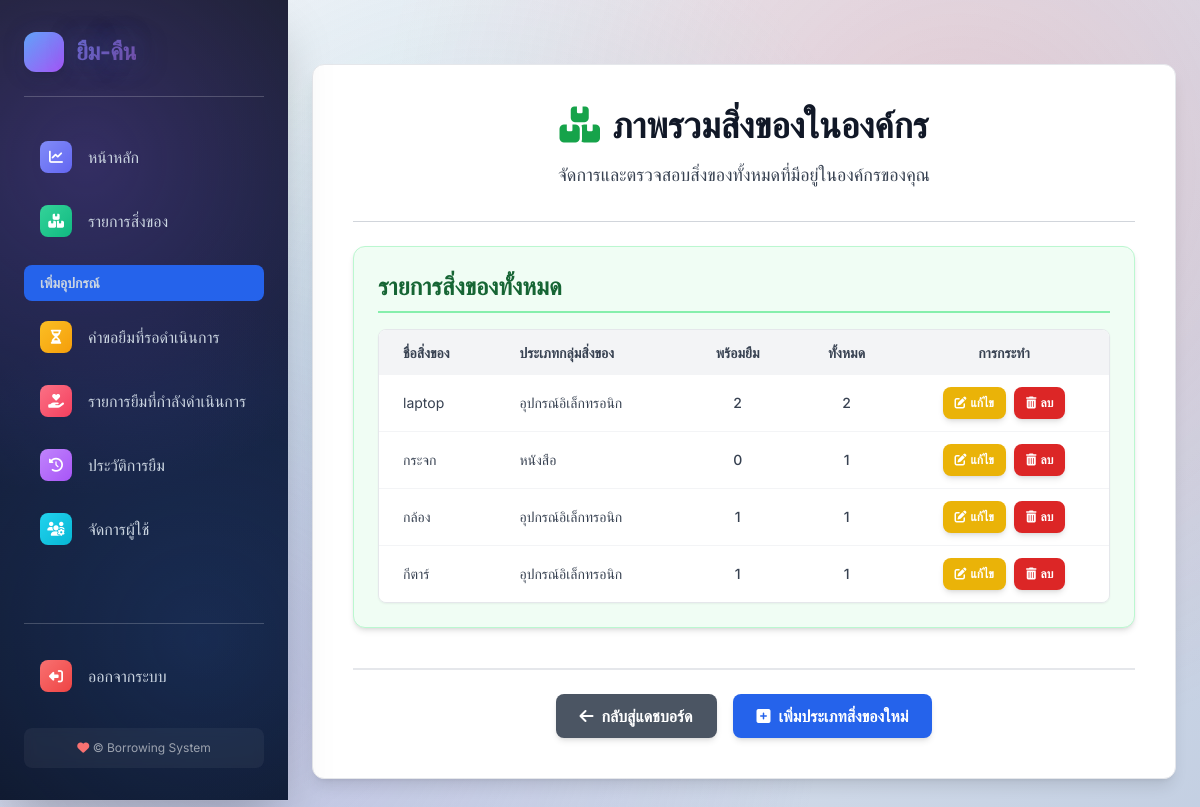
/borrowing/item-overview/ (signed in), run on the app's committed database.
### borrowing/models.py (models this page shows, shortened)
class Item(models.Model):
    organization = models.ForeignKey(Organization, on_delete=models.CASCADE, verbose_name="องค์กร")
    name = models.CharField(max_length=255, verbose_name="ชื่อประเภทสิ่งของ")
    description = models.TextField(blank=True, verbose_name="รายละเอียด")
    total_quantity = models.IntegerField(default=0, verbose_name="จำนวนทั้งหมด")
    available_quantity = models.IntegerField(default=0, verbose_name="จำนวนที่เหลืออยู่")
    image = models.ImageField(upload_to='item_images/', blank=True, null=True, verbose_name="รูปภาพสิ่งของ")
    item_type = models.CharField(max_length=100, blank=True, null=True, verbose_name="ประเภทสิ่งของ")
    added_at = models.DateTimeField(auto_now_add=True, verbose_name="วันที่เพิ่ม")
    class Meta:
        verbose_name = "ประเภทสิ่งของ"
        verbose_name_plural = "ประเภทสิ่งของ"
        unique_together = ('organization', 'name')

### borrowing/views.py (the view)
# urls.py: path('item-overview/', views.item_overview, name='item_overview'),
@login_required
def item_overview(request):
    if not request.user.is_org_admin:
        messages.error(request, "คุณไม่มีสิทธิ์เข้าถึงหน้านี้")
        return redirect('dashboard')
    organization = request.user.organization
    items = Item.objects.filter(organization=organization).order_by('name')
    context = {
        'items': items,
        'organization_name': organization.name,
    }
    return render(request, 'borrowing/item_overview.html', context)

### users/context_processors.py (called while the page is built)
def unread_notifications_count(request):
    if request.user.is_authenticated:
        count = Notification.objects.filter(user=request.user, is_read=False).count()
        return {'unread_notifications_count': count}
    return {'unread_notifications_count': 0} # หากผู้ใช้ยังไม่ได้ล็อกอิน ให้ส่ง 0

### borrowing/templates/borrowing/item_overview.html (shortened to what this page needs)
{% extends 'users/base.html' %}
{% block content %}
<div class="bg-white p-6 md:p-8 lg:p-10 rounded-xl shadow-lg max-w-5xl mx-auto my-8 border border-gray-200">
    <h1 class="text-3xl md:text-4xl font-extrabold text-gray-900 mb-4 text-center flex items-center justify-center gap-x-3">
        <i class="fas fa-boxes-alt text-green-600"></i> ภาพรวมสิ่งของในองค์กร
    </h1>
    <p class="text-gray-700 mb-8 text-center text-lg max-w-2xl mx-auto">จัดการและตรวจสอบสิ่งของทั้งหมดที่มีอยู่ในองค์กรของคุณ</p>
    <hr class="my-6 border-gray-300">
    <div class="mb-10 p-6 bg-green-50 rounded-xl shadow-md border border-green-200">
        <h2 class="text-2xl font-bold text-green-800 mb-4 border-b-2 pb-2 border-green-300 flex items-center gap-x-2">
            รายการสิ่งของทั้งหมด
        </h2>
        {% if items %}
            <div class="overflow-x-auto rounded-lg border border-gray-200 shadow-sm">
                <table class="min-w-full bg-white">
                    <thead>
                        <tr class="bg-gray-100 text-gray-700 uppercase text-sm leading-normal font-bold">
                            <th class="py-3 px-6 text-left">ชื่อสิ่งของ</th>
                            <th class="py-3 px-6 text-left">ประเภทกลุ่มสิ่งของ</th>
                            <th class="py-3 px-6 text-center">พร้อมยืม</th>
                            <th class="py-3 px-6 text-center">ทั้งหมด</th>
                            <th class="py-3 px-6 text-center">การกระทำ</th>
                        </tr>
                    </thead>
                    <tbody class="text-gray-700 text-sm divide-y divide-gray-100">
                        {% for item in items %}
                            <tr class="hover:bg-gray-50 transition duration-150 ease-in-out">
                                <td class="py-3 px-6 text-left whitespace-nowrap">{{ item.name }}</td>
                                <td class="py-3 px-6 text-left">{{ item.item_type|default:"-" }}</td>
                                <td class="py-3 px-6 text-center font-medium">{{ item.available_quantity }}</td>
                                <td class="py-3 px-6 text-center font-medium">{{ item.total_quantity }}</td>
                                <td class="py-3 px-6 text-center flex justify-center items-center space-x-2">
                                    <a href="{% url 'edit_item' item.id %}" class="bg-yellow-500 hover:bg-yellow-600 text-white text-xs font-semibold py-2 px-3 rounded-lg transition duration-300 transform hover:scale-105 shadow-md flex items-center">
                                        <i class="fas fa-edit mr-1"></i> แก้ไข
                                    </a>
                                    <form method="post" action="{% url 'delete_item' item.id %}" onsubmit="return confirm('คุณแน่ใจหรือไม่ที่ต้องการลบประเภทสิ่งของ {{ item.name }}? การดำเนินการนี้จะลบอุปกรณ์ทั้งหมดที่ผูกอยู่ด้วยหากไม่มีการยืม');">
                                        <button type="submit" class="bg-red-600 hover:bg-red-700 text-white text-xs font-semibold py-2 px-3 rounded-lg transition duration-300 transform hover:scale-105 shadow-md flex items-center">
                                            <i class="fas fa-trash-alt mr-1"></i> ลบ
                                        </button>
                                    </form>
                                </td>
                            </tr>
                        {% endfor %}
                    </tbody>
                </table>
            </div>
        {% else %}
            <p class="text-gray-600 italic py-2">ไม่พบประเภทสิ่งของในองค์กรของคุณ</p>
        {% endif %}
    </div>
    <div class="mt-8 pt-6 border-t-2 border-gray-200 flex flex-wrap gap-4 justify-center">
        <a href="{% url 'dashboard' %}" class="bg-gray-600 hover:bg-gray-700 text-white font-semibold py-2.5 px-6 rounded-lg transition duration-300 transform hover:scale-105 shadow-md flex items-center">
            <i class="fas fa-arrow-left mr-2"></i> กลับสู่แดชบอร์ด
        </a>
        <a href="{% url 'add_item' %}" class="bg-blue-600 hover:bg-blue-700 text-white font-semibold py-2.5 px-6 rounded-lg transition duration-300 transform hover:scale-105 shadow-md flex items-center">
            <i class="fas fa-plus-square mr-2"></i> เพิ่มประเภทสิ่งของใหม่
        </a>
    </div>
</div>
{% endblock content %}

### users/templates/users/base.html (style rules this page uses)
:root { --sbw:18rem; --primary-gradient: linear-gradient(135deg, #667eea 0%, #764ba2 100%); --sidebar-gradient: linear-gradient(180deg, #1a1f2e 0%, #16213e 50%, #0f172a 100%); --glass-bg: rgba(255, 255, 255, 0.1); --glass-border: rgba(255, 255, 255, 0.2); }
* { box-sizing: border-box; }
body { font-family: 'Inter', sans-serif; background: linear-gradient(135deg, #f5f7fa 0%, #c3cfe2 100%); color: #2d3748; min-height: 100vh; display: flex; position: relative; overflow-x: hidden; }
body::before { content: ''; position: fixed; top: 0; left: 0; width: 100%; height: 100%; background: radial-gradient(circle at 20% 80%, rgba(120, 119, 198, 0.3) 0%, transparent 50%), radial-gradient(circle at 80% 20%, rgba(255, 107, 107, 0.2) 0%, transparent 50%), radial-gradient(circle at 40% 40%, rgba(120, 219, 226, 0.2) 0%, transparent 50%); pointer-events: none; z-index: -1; }

### data on the page
Item: name "laptop", item_type "อุปกรณ์อิเล็กทรอนิก", available_quantity "2", total_quantity "2"
Item: name "กระจก", item_type "หนังสือ", available_quantity "0", total_quantity "1"
Item: name "กล้อง", item_type "อุปกรณ์อิเล็กทรอนิก", available_quantity "1", total_quantity "1"
Item: name "กีตาร์", item_type "อุปกรณ์อิเล็กทรอนิก", available_quantity "1", total_quantity "1"
